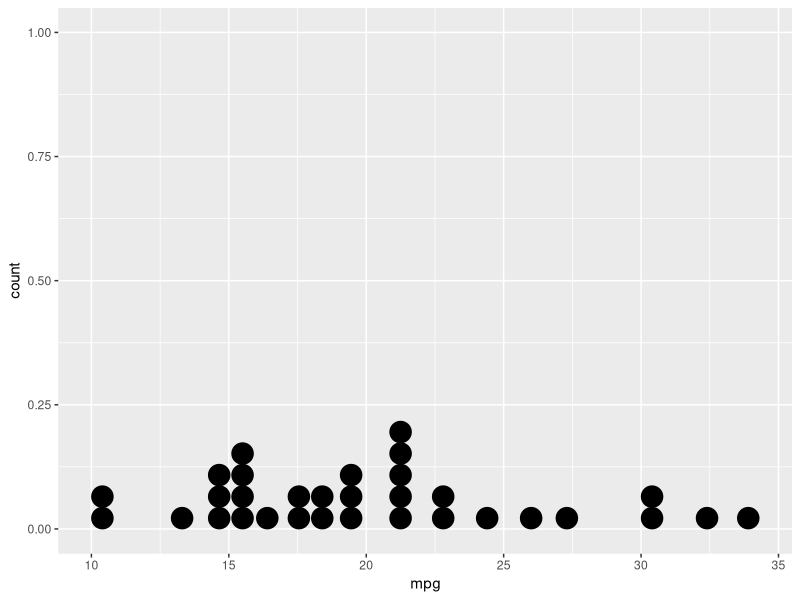
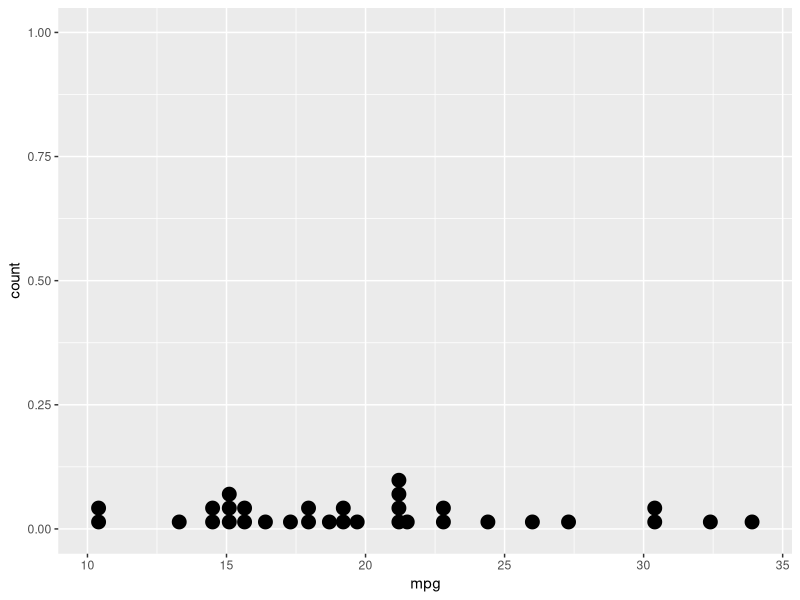
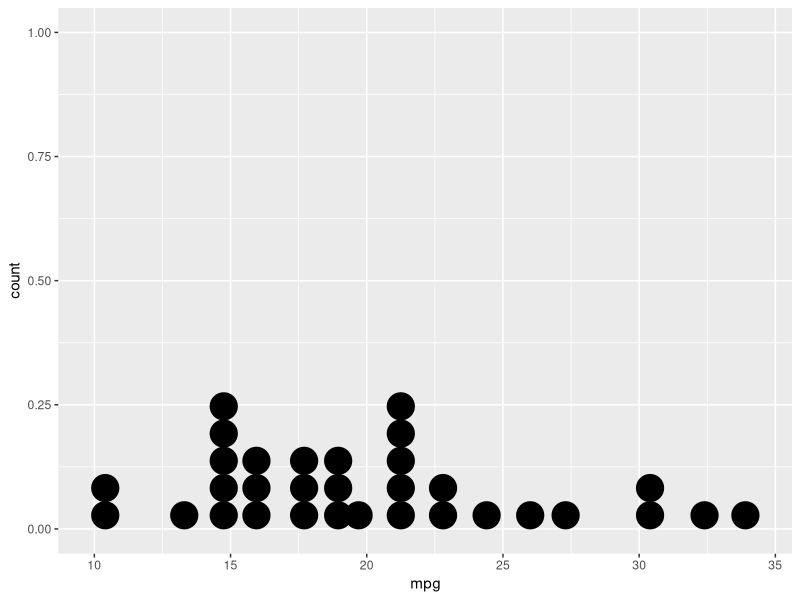
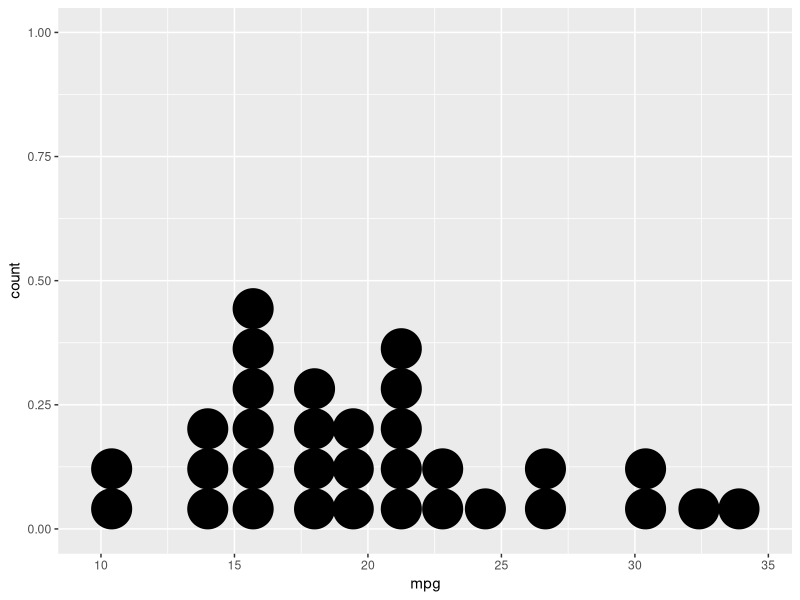
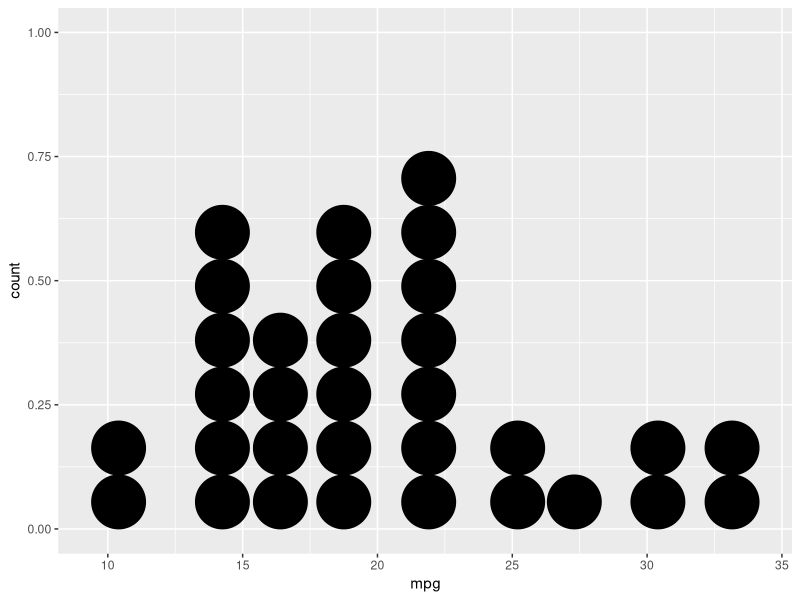
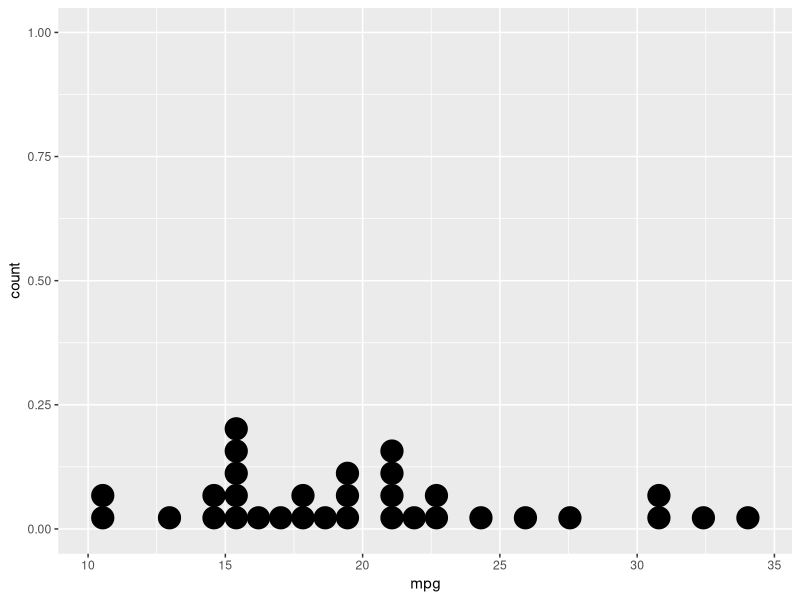
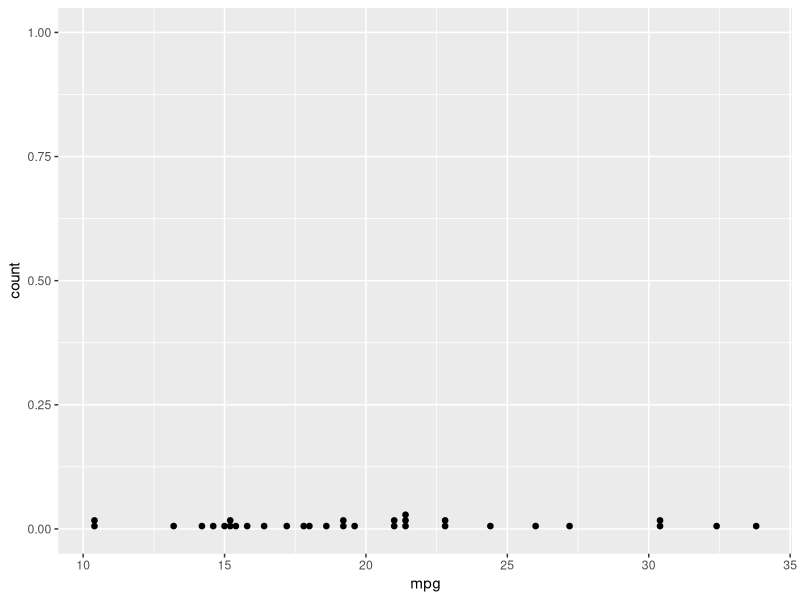
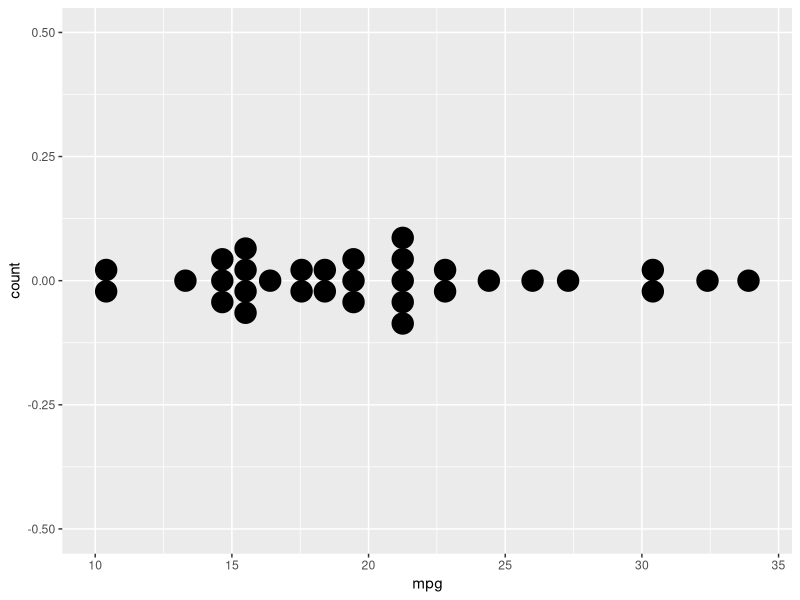

Source code (R) for these figures, in order:
#The purpose of the geom_dotplot.R file is to provide examples of bar geom visuals.

#Reference: https://ggplot2.tidyverse.org/reference/geom_dotplot.html

library(tidyverse)

geo <- ggplot(mpg, aes(x = class))
geo <- ggplot(mtcars, aes(x = mpg))

#basic
geo + geom_dotplot()

#bin size. 
geo + geom_dotplot(binwidth = .5)
geo + geom_dotplot(binwidth = 1)
geo + geom_dotplot(binwidth = 1.5)
geo + geom_dotplot(binwidth = 2)

#method
geo + geom_dotplot(method="histodot")
geo + geom_dotplot(method="histodot", binwidth = .2)

#stack direction
geo + geom_dotplot(stackdir = "center")
geo + geom_dotplot(stackdir = "up")
geo + geom_dotplot(stackdir = "down")
geo + geom_dotplot(stackdir = "centerwhole")

#dot size
geo + geom_dotplot(dotsize = .5)
geo + geom_dotplot(dotsize = 1.5)
geo + geom_dotplot(dotsize = 2.5)

#fill dot with a color.
geo + geom_dotplot(dotsize = .5, fill = "white")

#Example with group fill with stack.
geo <- ggplot(mtcars, aes(x = mpg, fill = factor(cyl)))
geo + geom_dotplot(stackgroups = TRUE, dotsize = .5)
